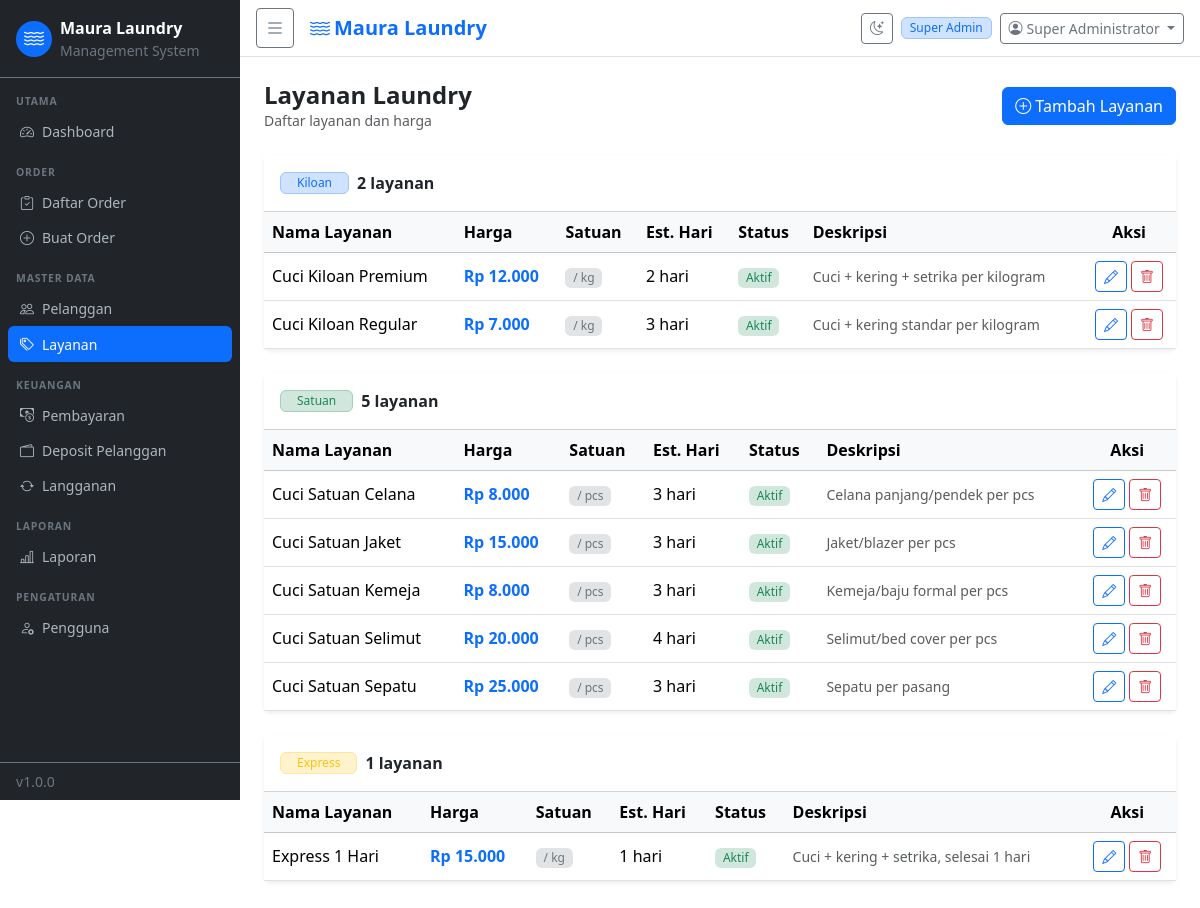
The app's page /pages/services/index.php (signed in) with its own data.
### tables this page shows
CREATE TABLE `users` (
  `id` int(11) NOT NULL AUTO_INCREMENT,
  `role_id` int(11) NOT NULL,
  `name` varchar(100) NOT NULL,
  `username` varchar(50) NOT NULL,
  `email` varchar(150) NOT NULL,
  `phone` varchar(20) DEFAULT NULL,
  `password` varchar(255) NOT NULL,
  `email_verified` tinyint(1) NOT NULL DEFAULT 0,
  `email_token` varchar(100) DEFAULT NULL,
  `reset_token` varchar(100) DEFAULT NULL,
  `reset_expires` datetime DEFAULT NULL,
  `is_active` tinyint(1) NOT NULL DEFAULT 1,
  `created_at` datetime DEFAULT CURRENT_TIMESTAMP,
  PRIMARY KEY (`id`),
  UNIQUE KEY `username` (`username`),
  UNIQUE KEY `email` (`email`),
  KEY `role_id` (`role_id`),
  CONSTRAINT `u_role` FOREIGN KEY (`role_id`) REFERENCES `roles` (`id`)
);

CREATE TABLE `roles` (
  `id` int(11) NOT NULL AUTO_INCREMENT,
  `name` varchar(50) NOT NULL,
  `description` varchar(255) DEFAULT NULL,
  `created_at` datetime DEFAULT CURRENT_TIMESTAMP,
  PRIMARY KEY (`id`),
  UNIQUE KEY `name` (`name`)
);

CREATE TABLE `services` (
  `id` int(11) NOT NULL AUTO_INCREMENT,
  `name` varchar(100) NOT NULL,
  `type` enum('kiloan','satuan','express') NOT NULL,
  `price` decimal(10,2) NOT NULL,
  `unit` varchar(20) NOT NULL DEFAULT 'kg',
  `duration_days` int(11) NOT NULL DEFAULT 3,
  `description` text DEFAULT NULL,
  `is_active` tinyint(1) NOT NULL DEFAULT 1,
  `created_at` datetime DEFAULT CURRENT_TIMESTAMP,
  PRIMARY KEY (`id`)
);

### includes/auth.php (called while the page is built, shortened)
<?php
function is_logged_in(): bool {
    return !empty($_SESSION['user_id']);
}
function current_user(): ?array {
    static $user = null;
    if ($user === null) {
        $db   = db();
        $stmt = $db->prepare(
            "SELECT u.*, r.name AS role_name FROM users u
             JOIN roles r ON r.id = u.role_id
             WHERE u.id = ? AND u.is_active = 1"
        );
        $stmt->bind_param('i', $_SESSION['user_id']);
        $stmt->execute();
        $user = $stmt->get_result()->fetch_assoc();
    }
    return $user;
}
function user_permissions(): array {
    static $perms = null;
    if ($perms !== null) return $perms;
    $user = current_user();
    $db   = db();
    $stmt = $db->prepare(
        "SELECT p.name FROM permissions p
         JOIN role_permissions rp ON rp.permission_id = p.id
         WHERE rp.role_id = ?"
    );
    $stmt->bind_param('i', $user['role_id']);
    $stmt->execute();
    $result = $stmt->get_result();
    $perms  = [];
    while ($row = $result->fetch_assoc()) {
        $perms[] = $row['name'];
    }
    return $perms;
}
function can(string $permission): bool {
    return in_array($permission, user_permissions(), true);
}
function require_permission(string $permission): void {
    if (!can($permission)) {
        flash('error', 'Anda tidak memiliki akses ke halaman ini.');
        redirect(APP_URL . '/pages/dashboard.php');
    }
}

### includes/functions.php (called while the page is built, shortened)
<?php
function idr(float $amount): string {
    return 'Rp ' . number_format($amount, 0, ',', '.');
}
function h(string $s): string {
    return htmlspecialchars($s, ENT_QUOTES, 'UTF-8');
}

### pages/services/index.php (the view, shortened to what this page needs)
<?php
require_once __DIR__ . '/../../../includes/functions.php';
require_once __DIR__ . '/../../../includes/auth.php';
require_permission('services.view');
$db = db();
$services = $db->query("SELECT * FROM services ORDER BY type, name")->fetch_all(MYSQLI_ASSOC);
require_once __DIR__ . '/../../includes/header.php';
?>
<div class="d-flex justify-content-between align-items-center mb-4">
  <div><h4 class="fw-bold mb-0">Layanan Laundry</h4><p class="text-muted small mb-0">Daftar layanan dan harga</p></div>
  <?php if (can('services.create')): ?>
  <a href="<?= APP_URL ?>/pages/services/create.php" class="btn btn-primary"><i class="bi bi-plus-circle me-1"></i>Tambah Layanan</a>
  <?php endif; ?>
</div>
<?php
$grouped = [];
foreach ($services as $s) $grouped[$s['type']][] = $s;
$type_labels = ['kiloan' => 'Kiloan', 'satuan' => 'Satuan', 'express' => 'Express'];
$type_colors = ['kiloan' => 'primary', 'satuan' => 'success', 'express' => 'warning'];
foreach ($grouped as $type => $list):
?>
<div class="card border-0 shadow-sm mb-4">
  <div class="card-header bg-white d-flex align-items-center gap-2 py-3">
    <span class="badge bg-<?= $type_colors[$type] ?? 'secondary' ?>-subtle text-<?= $type_colors[$type] ?? 'secondary' ?> border border-<?= $type_colors[$type] ?? 'secondary' ?>-subtle px-3"><?= $type_labels[$type] ?? $type ?></span>
    <span class="fw-semibold"><?= count($list) ?> layanan</span>
  </div>
  <div class="card-body p-0">
    <table class="table table-hover align-middle mb-0">
      <thead class="table-light">
        <tr><th>Nama Layanan</th><th>Harga</th><th>Satuan</th><th>Est. Hari</th><th>Status</th><th>Deskripsi</th><?php if (can('services.edit')): ?><th class="text-center">Aksi</th><?php endif; ?></tr>
      </thead>
      <tbody>
      <?php foreach ($list as $s): ?>
        <tr>
          <td class="fw-medium"><?= h($s['name']) ?></td>
          <td class="fw-bold text-primary"><?= idr($s['price']) ?></td>
          <td><span class="badge bg-secondary-subtle text-secondary">/ <?= h($s['unit']) ?></span></td>
          <td><?= $s['duration_days'] ?> hari</td>
          <td><?= $s['is_active'] ? '<span class="badge bg-success-subtle text-success">Aktif</span>' : '<span class="badge bg-secondary-subtle text-secondary">Nonaktif</span>' ?></td>
          <td class="text-muted small"><?= h($s['description'] ?? '-') ?></td>
          <?php if (can('services.edit')): ?>
          <td class="text-center">
            <div class="d-flex gap-1 justify-content-center">
              <a href="<?= APP_URL ?>/pages/services/edit.php?id=<?= $s['id'] ?>" class="btn btn-sm btn-outline-primary"><i class="bi bi-pencil"></i></a>
              <?php if (can('services.delete')): ?>
              <form method="POST" action="<?= APP_URL ?>/pages/services/delete.php" style="display:inline;margin:0">
                <button type="submit" class="btn btn-sm btn-outline-danger" onclick="return confirm('Hapus layanan ini?')"><i class="bi bi-trash"></i></button>
              </form>
              <?php endif; ?>
            </div>
          </td>
          <?php endif; ?>
        </tr>
      <?php endforeach; ?>
      </tbody>
    </table>
  </div>
</div>
<?php endforeach; ?>
<?php require_once __DIR__ . '/../../includes/footer.php'; ?>

### includes/header.php (shortened to what this page needs)
<?php
$user  = current_user();
?>
<!DOCTYPE html>
<html lang="id">
<head>
  <link rel="stylesheet" href="https://cdn.jsdelivr.net/npm/bootstrap@5.3.8/dist/css/bootstrap.min.css">
  <link rel="stylesheet" href="https://cdn.jsdelivr.net/npm/bootstrap-icons@1.13.2/font/bootstrap-icons.min.css">
  <link rel="stylesheet" href="https://cdn.jsdelivr.net/npm/tom-select@2.3.1/dist/css/tom-select.bootstrap5.css">
  <link rel="stylesheet" href="<?= APP_URL ?>/assets/css/style.css">
</head>
<body>
<div class="wrapper d-flex">
  <?php require_once __DIR__ . '/sidebar.php'; ?>
  <div class="main-content flex-grow-1">
    <nav class="navbar navbar-expand-lg navbar-light bg-white border-bottom px-3 py-2">
      <button class="btn btn-sm btn-outline-secondary me-3" id="sidebarToggle">
        <i class="bi bi-list fs-5"></i>
      </button>
      <span class="navbar-brand mb-0 fw-semibold text-primary">
        <i class="bi bi-water me-1"></i><?= APP_NAME ?>
      </span>
      <div class="ms-auto d-flex align-items-center gap-2">
        <button class="btn btn-sm btn-outline-secondary" id="darkToggle" title="Toggle tema">
          <i class="bi bi-moon-stars"></i>
        </button>
        <span class="badge bg-primary-subtle text-primary border border-primary-subtle">
          <?= h($user['role_name'] ?? '') ?>
        </span>
        <div class="dropdown">
          <button class="btn btn-sm btn-outline-secondary dropdown-toggle" data-bs-toggle="dropdown">
            <i class="bi bi-person-circle me-1"></i><?= h($user['name'] ?? '') ?>
          </button>
        </div>
      </div>
    </nav>
    <div class="p-4">

### includes/sidebar.php
<?php
$current = $_SERVER['PHP_SELF'];
function nav_link(string $href, string $icon, string $label, string $current): string {
    $active = (strpos($current, $href) !== false) ? ' active' : '';
    return '<li class="nav-item">
      <a class="nav-link' . $active . '" href="' . APP_URL . $href . '">
        <i class="bi bi-' . $icon . ' me-2"></i>' . $label . '
      </a>
    </li>';
}
?>
<nav id="sidebar" class="sidebar bg-dark text-white d-flex flex-column">
  <div class="sidebar-header px-3 py-3 border-bottom border-secondary">
    <div class="d-flex align-items-center gap-2">
      <div class="bg-primary rounded-circle d-flex align-items-center justify-content-center" style="width:36px;height:36px">
        <i class="bi bi-water text-white fs-5"></i>
      </div>
      <div>
        <div class="fw-bold">Maura Laundry</div>
        <div class="small text-secondary">Management System</div>
      </div>
    </div>
  </div>
  <ul class="nav flex-column px-2 py-3 flex-grow-1 overflow-auto">
    <li class="nav-item-label px-2 mb-1 small text-uppercase text-secondary fw-semibold" style="font-size:.65rem;letter-spacing:.08em">Utama</li>
    <?= nav_link('/pages/dashboard.php', 'speedometer2', 'Dashboard', $current) ?>
    <?php if (can('orders.view')): ?>
    <li class="nav-item-label px-2 mt-3 mb-1 small text-uppercase text-secondary fw-semibold" style="font-size:.65rem;letter-spacing:.08em">Order</li>
    <?= nav_link('/pages/orders/index.php',  'clipboard-check', 'Daftar Order', $current) ?>
    <?php if (can('orders.create')): ?>
    <?= nav_link('/pages/orders/create.php', 'plus-circle',     'Buat Order', $current) ?>
    <?php endif; ?>
    <?php endif; ?>
    <?php if (can('customers.view')): ?>
    <li class="nav-item-label px-2 mt-3 mb-1 small text-uppercase text-secondary fw-semibold" style="font-size:.65rem;letter-spacing:.08em">Master Data</li>
    <?= nav_link('/pages/customers/index.php', 'people',       'Pelanggan', $current) ?>
    <?php endif; ?>
    <?php if (can('services.view')): ?>
    <?= nav_link('/pages/services/index.php',  'tags',         'Layanan', $current) ?>
    <?php endif; ?>
    <?php if (can('payments.view')): ?>
    <li class="nav-item-label px-2 mt-3 mb-1 small text-uppercase text-secondary fw-semibold" style="font-size:.65rem;letter-spacing:.08em">Keuangan</li>
    <?= nav_link('/pages/payments/index.php', 'cash-coin', 'Pembayaran', $current) ?>
    <?php endif; ?>
    <?php if (can('deposits.view')): ?>
    <?= nav_link('/pages/deposits/index.php', 'wallet2', 'Deposit Pelanggan', $current) ?>
    <?php endif; ?>
    <?php if (can('subscriptions.view')): ?>
    <?= nav_link('/pages/subscriptions/index.php', 'arrow-repeat', 'Langganan', $current) ?>
    <?php endif; ?>
    <?php if (can('reports.view')): ?>
    <li class="nav-item-label px-2 mt-3 mb-1 small text-uppercase text-secondary fw-semibold" style="font-size:.65rem;letter-spacing:.08em">Laporan</li>
    <?= nav_link('/pages/reports/index.php', 'bar-chart-line', 'Laporan', $current) ?>
    <?php endif; ?>
    <?php if (can('users.manage')): ?>
    <li class="nav-item-label px-2 mt-3 mb-1 small text-uppercase text-secondary fw-semibold" style="font-size:.65rem;letter-spacing:.08em">Pengaturan</li>
    <?= nav_link('/pages/users/index.php', 'person-gear', 'Pengguna', $current) ?>
    <?php endif; ?>
  </ul>
  <div class="px-3 py-2 border-top border-secondary small text-secondary">
    v<?= APP_VERSION ?>
  </div>
</nav>

### includes/footer.php (shortened to what this page needs)
    </div>
  </div>
</div>
</body>
</html>

### assets/css/style.css (style rules this page uses)
:root { --sidebar-width: 240px; --sidebar-collapsed: 60px; --primary: #0d6efd; --page-bg: #f8f9fa; --card-bg: #ffffff; --text-primary: #212529; --border-color: #dee2e6; }
.wrapper { min-height: 100vh; }
.sidebar { width: var(--sidebar-width); min-height: 100vh; transition: width .25s ease; flex-shrink: 0; position: sticky; top: 0; height: 100vh; overflow-y: auto; z-index: 100; }
.main-content { min-width: 0; }
.sidebar .nav-link { color: #adb5bd; border-radius: .375rem; padding: .45rem .75rem; font-size: .875rem; transition: background .15s, color .15s; display: flex; align-items: center; }
.sidebar .nav-link.active { background: var(--primary); color: #fff; }
.badge { font-size: .75em; font-weight: 500; }

### records on screen
users: role.name "Super Admin", name "Super Administrator"
services: name "Cuci Kiloan Premium", price "Rp 12.000", unit "kg", duration_days "2", is_active "Aktif", description "Cuci + kering + setrika per kilogram"
services: name "Cuci Kiloan Regular", price "Rp 7.000", unit "kg", duration_days "3", is_active "Aktif", description "Cuci + kering standar per kilogram"
services: name "Cuci Satuan Celana", price "Rp 8.000", unit "pcs", duration_days "3", is_active "Aktif", description "Celana panjang/pendek per pcs"
services: name "Cuci Satuan Jaket", price "Rp 15.000", unit "pcs", duration_days "3", is_active "Aktif", description "Jaket/blazer per pcs"
services: name "Cuci Satuan Kemeja", price "Rp 8.000", unit "pcs", duration_days "3", is_active "Aktif", description "Kemeja/baju formal per pcs"
services: name "Cuci Satuan Selimut", price "Rp 20.000", unit "pcs", duration_days "4", is_active "Aktif", description "Selimut/bed cover per pcs"
services: name "Cuci Satuan Sepatu", price "Rp 25.000", unit "pcs", duration_days "3", is_active "Aktif", description "Sepatu per pasang"
services: name "Express 1 Hari", price "Rp 15.000", unit "kg", duration_days "1", is_active "Aktif", description "Cuci + kering + setrika, selesai 1 hari"

### other values on screen
$label "Dashboard Daftar Order Buat Order Pelanggan Layanan Pembayaran Deposit Pelanggan Langganan Laporan Pengguna"
APP_VERSION "1.0.0"
APP_NAME "Maura Laundry"
$type_labels[$type] "Kiloan"
count($list) "2"
$type_labels[$type] "Satuan"
count($list) "5"
$type_labels[$type] "Express"
count($list) "1"
